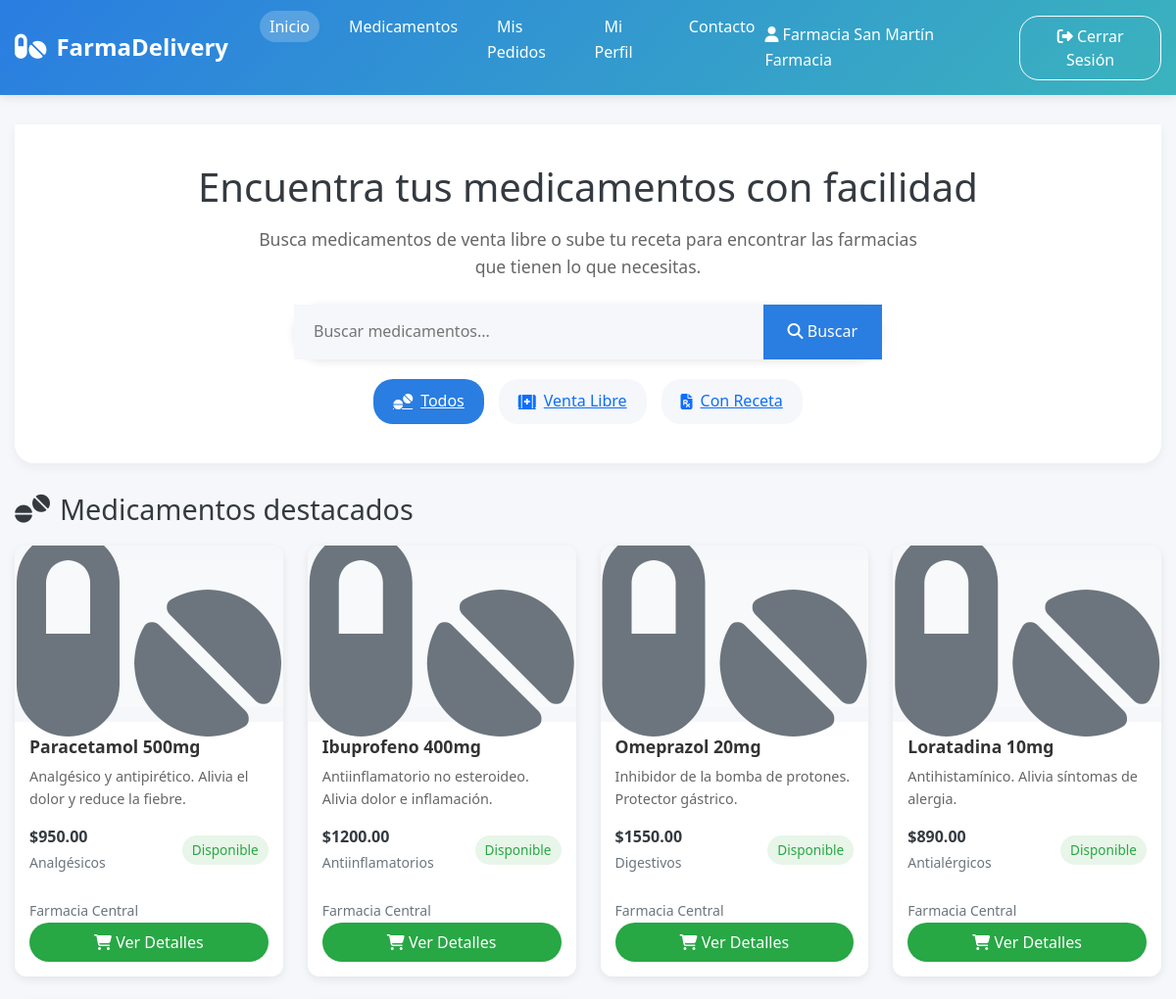
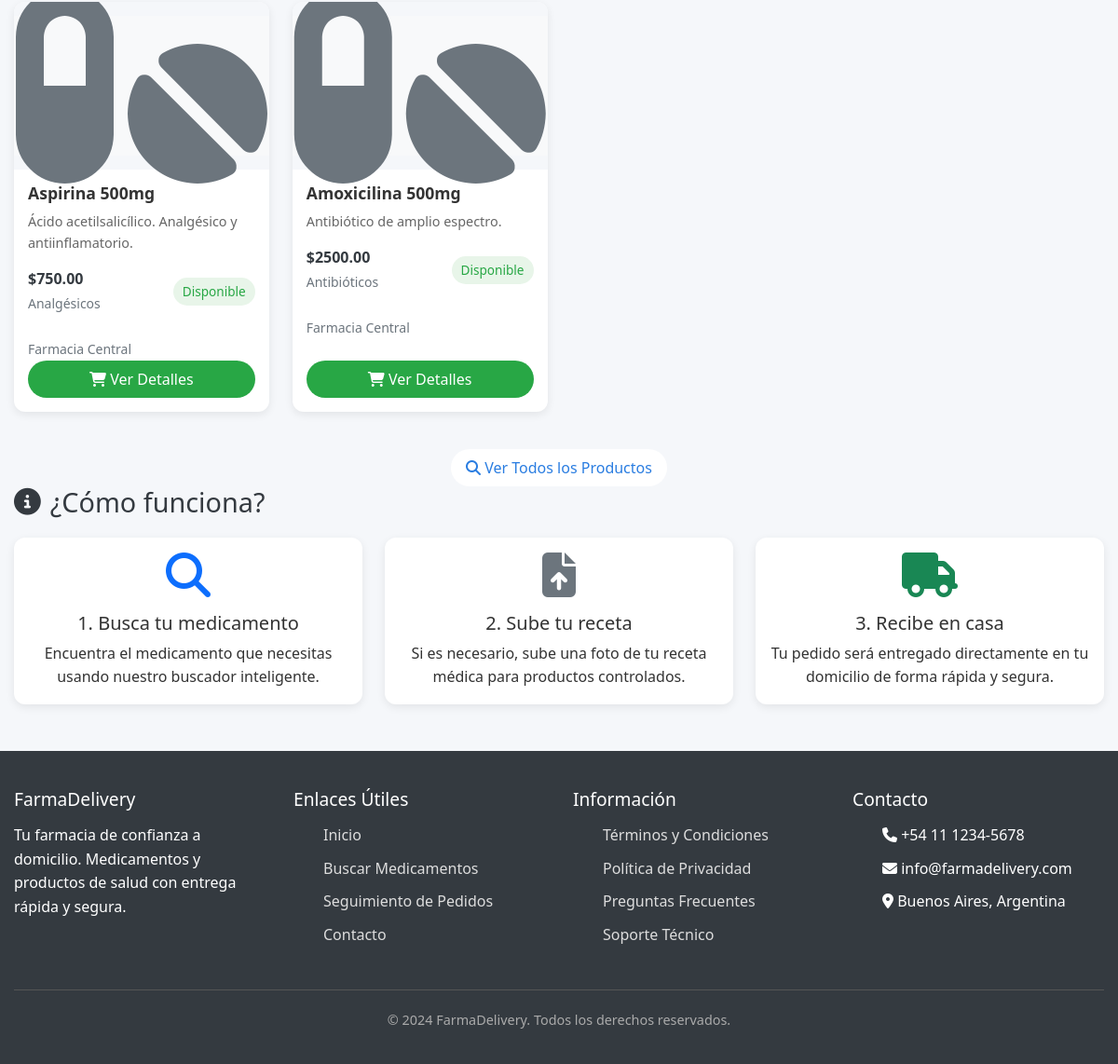
The page / (signed in) on the database its author committed (2 pictures, top to bottom).
### core/models.py (models this page shows, shortened)
class Producto(models.Model):
    nombre = models.CharField(max_length=200)
    descripcion = models.TextField(blank=True)
    imagen = models.ImageField(upload_to='productos/', null=True, blank=True, verbose_name="Imagen del Producto")
    precio_base = models.DecimalField(max_digits=10, decimal_places=2)
    codigo_barras = models.CharField(max_length=50, unique=True, blank=True)
    categoria = models.CharField(max_length=100, blank=True)
    laboratorio = models.CharField(max_length=100, blank=True)
    requiere_receta = models.BooleanField(default=False)
    stock_disponible = models.PositiveIntegerField(default=0)
    farmacia = models.ForeignKey(Farmacia, on_delete=models.CASCADE, related_name='productos')
    activo = models.BooleanField(default=True)
    fecha_creacion = models.DateTimeField(auto_now_add=True)
    class Meta:
        verbose_name = 'Producto'
        verbose_name_plural = 'Productos'

class Farmacia(models.Model):
    user = models.OneToOneField(User, on_delete=models.CASCADE, related_name='farmacia')
    nombre = models.CharField(max_length=100)
    direccion = models.ForeignKey(Direccion, on_delete=models.CASCADE)
    matricula = models.CharField(max_length=20, unique=True)
    cuit = models.CharField(
        max_length=13,
        unique=True,
        validators=[
            MinLengthValidator(11),
            RegexValidator(r'^\d+$', 'El CUIT debe contener solo números')
        ]
    )
    obras_sociales_aceptadas = models.ManyToManyField(ObraSocial, blank=True, related_name='farmacias')
    telefono = models.CharField(max_length=20)
    email_contacto = models.EmailField()
    horario_apertura = models.TimeField()
    horario_cierre = models.TimeField()
    activa = models.BooleanField(default=True)
    rol = models.CharField(max_length=20, choices=Rol.choices, default=Rol.FARMACIA)
    class Meta:
        verbose_name = 'Farmacia'
        verbose_name_plural = 'Farmacias'

### core/views.py (the view)
# urls.py: path('', views.home_page, name='home'),
@login_required
def home_page(request):
    form = BusquedaProductoForm()
    try:
        cliente = Cliente.objects.get(user=request.user)
        direccion_cliente = cliente.direccion
    except Cliente.DoesNotExist:
        direccion_cliente = None
    productos_destacados = []
    if direccion_cliente and direccion_cliente.latitud and direccion_cliente.longitud:
        farmacias_cercanas = Farmacia.farmacias_cercanas(direccion_cliente, radio_km=2)
        farmacias_ids = [f['farmacia'].id for f in farmacias_cercanas]
        productos = Producto.objects.filter(activo=True, farmacia_id__in=farmacias_ids)[:6]
        for producto in productos:
            distancia = producto.farmacia.distancia_a_cliente(direccion_cliente)
            productos_destacados.append({
                'producto': producto,
                'distancia': round(distancia, 2) if distancia else None
            })
    else:
        productos = Producto.objects.filter(activo=True)[:6]
        productos_destacados = [{'producto': p, 'distancia': None} for p in productos]
    context = {
        'form': form,
        'productos_destacados': productos_destacados,
        'direccion_cliente': direccion_cliente,
        'filtro_distancia': direccion_cliente and direccion_cliente.latitud and direccion_cliente.longitud,
    }
    return render(request, 'core/index.html', context)

### core/templates/core/index.html (shortened to what this page needs)
{% extends 'core/base.html' %}
{% load static %} {% block title %}FarmaDelivery - Inicio{% endblock %}
{% block content %}
<section class="hero">
    <h1>Encuentra tus medicamentos con facilidad</h1>
    <p>Busca medicamentos de venta libre o sube tu receta para encontrar las farmacias que tienen lo que necesitas.</p>
    <form method="get" action="{% url 'buscar_productos' %}" class="search-bar" style="position: relative;">
        <input type="text"
               name="busqueda"
               placeholder="Buscar medicamentos..."
               value="{{ form.busqueda.value|default:'' }}"
               id="busqueda-medicamento"
               autocomplete="off">
        <button type="submit"><i class="fas fa-search"></i> Buscar</button>
    </form>
    <div class="categories">
        <a href="{% url 'buscar_productos' %}" class="category-btn active">
            <i class="fas fa-tablets"></i> Todos
        </a>
        <a href="{% url 'buscar_productos' %}?categoria=Venta Libre" class="category-btn">
            <i class="fas fa-first-aid"></i> Venta Libre
        </a>
        <a href="{% url 'buscar_productos' %}?categoria=Con Receta" class="category-btn">
            <i class="fas fa-file-prescription"></i> Con Receta
        </a>
        </div>
</section>
{% if productos_destacados %}
<section>
    <h2 class="section-title">
        <i class="fas fa-tablets"></i> Medicamentos destacados
    </h2>
    <div class="products-grid">
        {% for item in productos_destacados %}
        <div class="product-card">
            <div class="product-image">
                {% if item.producto.imagen %}
                    <img src="{{ item.producto.imagen.url }}" alt="{{ item.producto.nombre }}" style="width: 100%; height: 150px; object-fit: cover;">
                {% else %}
                    <div style="width: 100%; height: 150px; display: flex; align-items: center; justify-content: center; background-color: #f8f9fa;">
                        <i class="fas fa-pills fa-5x text-secondary"></i>
                    </div>
                {% endif %}
            </div>
            <div class="product-info">
                <h3 class="product-title">{{ item.producto.nombre }}</h3>
                <p class="product-description">{{ item.producto.descripcion|truncatewords:10 }}</p>
                <div class="product-meta">
                    <div>
                        <span class="product-price">${{ item.producto.precio_base }}</span>
                        {% if item.producto.categoria %}
                        <br><small class="text-muted">{{ item.producto.categoria }}</small>
                        {% endif %}
                    </div>
                    <span class="stock-status {% if item.producto.stock_disponible > 10 %}in-stock{% elif item.producto.stock_disponible > 0 %}low-stock{% else %}no-stock{% endif %}">
                        {% if item.producto.stock_disponible > 10 %}Disponible{% elif item.producto.stock_disponible > 0 %}Poco Stock{% else %}Sin Stock{% endif %}
                    </span>
                </div>
                <div class="mt-2">
                    <small class="text-muted">{{ item.producto.farmacia.nombre }}</small>
                </div>
                {% if item.producto.stock_disponible > 0 %}
                <a href="{% url 'detalle_producto' item.producto.id %}" class="btn btn-success w-100 mt-2 mt-auto">
                    <i class="fas fa-shopping-cart"></i> Ver Detalles
                </a>
                {% else %}
                <button class="btn btn-secondary w-100 mt-2 mt-auto" disabled>
                    <i class="fas fa-times"></i> Sin Stock
                </button>
                {% endif %}
            </div>
        </div>
        {% endfor %}
    </div>
    <div class="text-center">
        <a href="{% url 'buscar_productos' %}" class="btn btn-primary">
            <i class="fas fa-search"></i> Ver Todos los Productos
        </a>
    </div>
</section>
{% endif %}
<section>
    <h2 class="section-title"><i class="fas fa-info-circle"></i> ¿Cómo funciona?</h2>
    <div class="row">
        <div class="col-md-4">
            <div class="card text-center h-100">
                <div class="card-body">
                    <i class="fas fa-search fa-3x text-primary mb-3"></i>
                    <h5 class="card-title">1. Busca tu medicamento</h5>
                    <p class="card-text">Encuentra el medicamento que necesitas usando nuestro buscador inteligente.</p>
                </div>
            </div>
        </div>
        <div class="col-md-4">
            <div class="card text-center h-100">
                <div class="card-body">
                    <i class="fas fa-file-upload fa-3x text-secondary mb-3"></i>
                    <h5 class="card-title">2. Sube tu receta</h5>
                    <p class="card-text">Si es necesario, sube una foto de tu receta médica para productos controlados.</p>
                </div>
            </div>
        </div>
        <div class="col-md-4">
            <div class="card text-center h-100">
                <div class="card-body">
                    <i class="fas fa-truck fa-3x text-success mb-3"></i>
                    <h5 class="card-title">3. Recibe en casa</h5>
                    <p class="card-text">Tu pedido será entregado directamente en tu domicilio de forma rápida y segura.</p>
                </div>
            </div>
        </div>
    </div>
</section>
{% endblock %}

### core/templates/core/base.html (shortened to what this page needs)
<!DOCTYPE html>
<html lang="es">
<head>
    <link rel="stylesheet" href="https://cdnjs.cloudflare.com/ajax/libs/font-awesome/6.4.0/css/all.min.css">
    <link href="https://cdn.jsdelivr.net/npm/bootstrap@5.1.3/dist/css/bootstrap.min.css" rel="stylesheet">
</head>
<body>
    <header>
        <div class="container">
            <div class="header-content">
                <div class="logo">
                    <i class="fas fa-pills"></i>
                    <span>FarmaDelivery</span>
                </div>
                <nav>
                    <ul>
                        <li><a href="{% url 'home' %}" {% if request.resolver_match.url_name == 'home' %}class="active"{% endif %}>Inicio</a></li>
                        <li><a href="{% url 'buscar_productos' %}" {% if request.resolver_match.url_name == 'buscar_productos' %}class="active"{% endif %}>Medicamentos</a></li>
                        <li><a href="{% url 'seguimiento_pedidos' %}" {% if request.resolver_match.url_name == 'seguimiento_pedidos' %}class="active"{% endif %}>Mis Pedidos</a></li>
                        <li><a href="{% url 'perfil_cliente' %}" {% if request.resolver_match.url_name == 'perfil_cliente' %}class="active"{% endif %}>Mi Perfil</a></li>
                        <li><a href="{% url 'contacto' %}" {% if request.resolver_match.url_name == 'contacto' %}class="active"{% endif %}>Contacto</a></li>
                    </ul>
                </nav>
                <div class="user-actions">
                    <span class="text-white me-3">
                        <i class="fas fa-user"></i> {{ user.get_full_name|default:user.username }}
                    </span>
                    <form method="post" action="{% url 'logout' %}" style="display: inline;">
                        <button type="submit" class="btn btn-outline">
                            <i class="fas fa-sign-out-alt"></i> Cerrar Sesión
                        </button>
                    </form>
                </div>
            </div>
        </div>
    </header>
    <main class="container" style="margin-top: 30px;">
        {% block content %}{% endblock %}
    </main>
    <footer>
        <div class="container">
            <div class="footer-content">
                <div class="footer-section">
                    <h3>FarmaDelivery</h3>
                    <p>Tu farmacia de confianza a domicilio. Medicamentos y productos de salud con entrega rápida y segura.</p>
                </div>
                <div class="footer-section">
                    <h3>Enlaces Útiles</h3>
                    <ul>
                        <li><a href="{% url 'home' %}">Inicio</a></li>
                        <li><a href="{% url 'buscar_productos' %}">Buscar Medicamentos</a></li>
                        <li><a href="{% url 'seguimiento_pedidos' %}">Seguimiento de Pedidos</a></li>
                        <li><a href="{% url 'contacto' %}">Contacto</a></li>
                    </ul>
                </div>
                <div class="footer-section">
                    <h3>Información</h3>
                    <ul>
                        <li><a href="#">Términos y Condiciones</a></li>
                        <li><a href="#">Política de Privacidad</a></li>
                        <li><a href="#">Preguntas Frecuentes</a></li>
                        <li><a href="#">Soporte Técnico</a></li>
                    </ul>
                </div>
                <div class="footer-section">
                    <h3>Contacto</h3>
                    <ul>
                        <li><i class="fas fa-phone"></i> +54 11 1234-5678</li>
                        <li><i class="fas fa-envelope"></i> info@farmadelivery.com</li>
                        <li><i class="fas fa-map-marker-alt"></i> Buenos Aires, Argentina</li>
                    </ul>
                </div>
            </div>
            <div class="copyright">
                <p>&copy; 2024 FarmaDelivery. Todos los derechos reservados.</p>
            </div>
        </div>
    </footer>
</body>
</html>

### rows shown on the page
Producto: producto.nombre "Paracetamol 500mg", producto.descripcion "Analgésico y antipirético. Alivia el dolor y reduce la fiebre.", producto.precio_base "950.00", producto.categoria "Analgésicos", stock_disponible "Disponible", producto.farmacia.nombre "Farmacia Central"
Producto: producto.nombre "Ibuprofeno 400mg", producto.descripcion "Antiinflamatorio no esteroideo. Alivia dolor e inflamación.", producto.precio_base "1200.00", producto.categoria "Antiinflamatorios", stock_disponible "Disponible", producto.farmacia.nombre "Farmacia Central"
Producto: producto.nombre "Omeprazol 20mg", producto.descripcion "Inhibidor de la bomba de protones. Protector gástrico.", producto.precio_base "1550.00", producto.categoria "Digestivos", stock_disponible "Disponible", producto.farmacia.nombre "Farmacia Central"
Producto: producto.nombre "Loratadina 10mg", producto.descripcion "Antihistamínico. Alivia síntomas de alergia.", producto.precio_base "890.00", producto.categoria "Antialérgicos", stock_disponible "Disponible", producto.farmacia.nombre "Farmacia Central"
Producto: producto.nombre "Aspirina 500mg", producto.descripcion "Ácido acetilsalicílico. Analgésico y antiinflamatorio.", producto.precio_base "750.00", producto.categoria "Analgésicos", stock_disponible "Disponible", producto.farmacia.nombre "Farmacia Central"
Producto: producto.nombre "Amoxicilina 500mg", producto.descripcion "Antibiótico de amplio espectro.", producto.precio_base "2500.00", producto.categoria "Antibióticos", stock_disponible "Disponible", producto.farmacia.nombre "Farmacia Central"

### other values the page prints
{{ user.get_full_name|default:user.username }} "Farmacia San Martín Farmacia"
